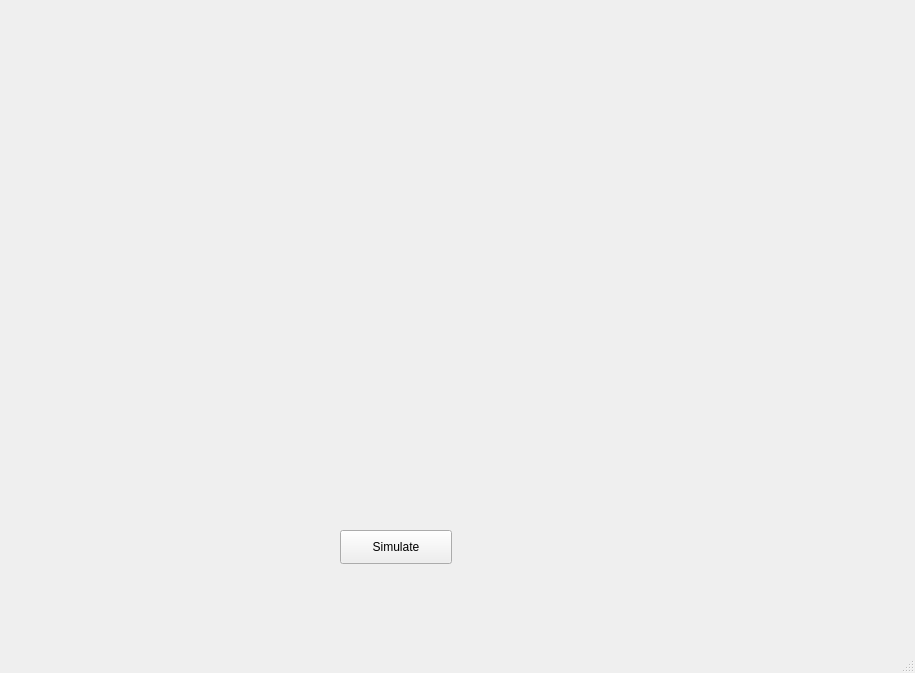
<?xml version="1.0" encoding="UTF-8"?>
<ui version="4.0">
 <class>MainWindow</class>
 <widget class="QMainWindow" name="MainWindow">
  <property name="geometry">
   <rect>
    <x>0</x>
    <y>0</y>
    <width>915</width>
    <height>673</height>
   </rect>
  </property>
  <property name="windowTitle">
   <string>MainWindow</string>
  </property>
  <widget class="QWidget" name="centralwidget">
   <widget class="MplWidget" name="widget" native="true">
    <property name="geometry">
     <rect>
      <x>480</x>
      <y>30</y>
      <width>411</width>
      <height>251</height>
     </rect>
    </property>
   </widget>
   <widget class="QPushButton" name="pushButton">
    <property name="geometry">
     <rect>
      <x>340</x>
      <y>530</y>
      <width>112</width>
      <height>34</height>
     </rect>
    </property>
    <property name="text">
     <string>Simulate</string>
    </property>
   </widget>
  </widget>
  <widget class="QMenuBar" name="menubar">
   <property name="geometry">
    <rect>
     <x>0</x>
     <y>0</y>
     <width>915</width>
     <height>31</height>
    </rect>
   </property>
  </widget>
  <widget class="QStatusBar" name="statusbar"/>
 </widget>
 <customwidgets>
  <customwidget>
   <class>MplWidget</class>
   <extends>QWidget</extends>
   <header>mplwidget.h</header>
   <container>1</container>
  </customwidget>
 </customwidgets>
 <resources/>
 <connections/>
</ui>
